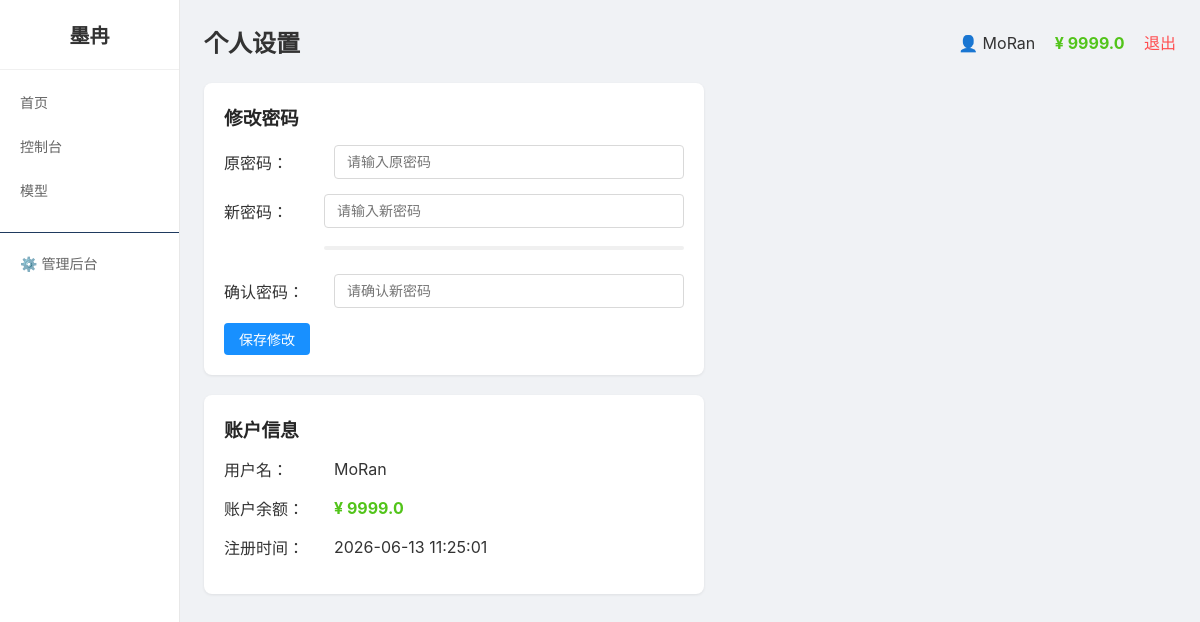
Screenshot of /profile (signed in) with the database file from the repository.
### tables this page shows
CREATE TABLE users
                 (id INTEGER PRIMARY KEY AUTOINCREMENT,
                  username TEXT UNIQUE NOT NULL,
                  password TEXT NOT NULL,
                  balance REAL DEFAULT 0,
                  is_admin INTEGER DEFAULT 0,
                  status INTEGER DEFAULT 1,
                  created_at TEXT);

### app.py (the view, shortened to what this page needs)
@app.route('/profile', methods=['GET','POST'])
@login_required
def profile_page():
    user = get_user()
    msg = ""
    msg_type = ""
    return render_template('profile.html',
                           page_title='个人设置',
                           user=user,
                           menu_items=MENU_ITEMS,
                           active_menu='profile',
                           msg=msg,
                           msg_type=msg_type)

### app.py (called while the page is built)
def get_db():
    if USE_POSTGRES:
        if not PSYCOPG2_AVAILABLE:
            raise RuntimeError("PostgreSQL 数据库需要 psycopg2 库，请安装: pip install psycopg2-binary")
        conn = psycopg2.connect(DATABASE_URL)
        conn.autocommit = False
        return conn
    else:
        import sqlite3
        db_path = os.environ.get('DATABASE_PATH', os.path.join(os.path.dirname(os.path.abspath(__file__)), 'platform.db'))
        conn = sqlite3.connect(db_path)
        conn.row_factory = sqlite3.Row
        return conn

def get_user():
    if 'user_id' not in session:
        return None
    conn = get_db()
    if USE_POSTGRES:
        cursor = conn.cursor(cursor_factory=RealDictCursor)
        cursor.execute("SELECT * FROM users WHERE id = %s", (session['user_id'],))
        user = cursor.fetchone()
        cursor.close()
    else:
        cursor = conn.cursor()
        cursor.execute("SELECT * FROM users WHERE id = ?", (session['user_id'],))
        row = cursor.fetchone()
        cursor.close()
        if row:
            columns = [desc[0] for desc in cursor.description]
            user = dict(zip(columns, row))
        else:
            user = None
    conn.close()
    return user

def login_required(f):
    @wraps(f)
    def decorated_function(*args, **kwargs):
        if 'user_id' not in session:
            return redirect('/login')
        return f(*args, **kwargs)
    return decorated_function

### templates/profile.html (shortened to what this page needs)
{% extends "base.html" %}
{% block content %}
<div class="card" style="max-width:500px">
    <h3>修改密码</h3>
    <form method="post" id="passwordForm">
        <div class="form-row">
            <label style="width:100px">原密码：</label>
            <input name="old_password" type="password" placeholder="请输入原密码" style="flex:1" required>
        </div>
        <div class="form-row" style="flex-direction:column;align-items:flex-start">
            <div style="display:flex;width:100%;align-items:center">
                <label style="width:100px">新密码：</label>
                <input id="new_password" name="new_password" type="password" placeholder="请输入新密码" style="flex:1" required oninput="checkPassword()">
            </div>
            <div style="margin-left:100px;width:calc(100% - 100px)">
                <div class="strength-bar"><div id="strengthBar"></div></div>
                <div style="display:flex;justify-content:space-between;margin-top:4px">
                </div>
            </div>
        </div>
        <div class="form-row">
            <label style="width:100px">确认密码：</label>
            <input id="confirm_password" name="confirm_password" type="password" placeholder="请确认新密码" style="flex:1" required oninput="checkMatch()">
        </div>
        <button class="btn btn-primary" type="submit" id="submitBtn">保存修改</button>
    </form>
</div>
<div class="card" style="max-width:500px;margin-top:20px">
    <h3>账户信息</h3>
    <div class="form-row">
        <label style="width:100px">用户名：</label>
        <span>{{ user.username if user else '' }}</span>
    </div>
    <div class="form-row">
        <label style="width:100px">账户余额：</label>
        <span style="color:#52c41a;font-weight:bold">¥ {{ (user.balance|round(2)) if user else 0 }}</span>
    </div>
    <div class="form-row">
        <label style="width:100px">注册时间：</label>
        <span>{{ user.created_at if user else '' }}</span>
    </div>
</div>
{% endblock %}

### templates/base.html (shortened to what this page needs)
<!DOCTYPE html>
<html>
<head>
</head>
<body>
    <div class="layout">
        <div class="sidebar">
            <h2>墨冉</h2>
            {% for key, name, url in menu_items %}
                <a href="{{ url }}" class="menu-item {{ 'active' if active_menu == key else '' }}">{{ name }}</a>
            {% endfor %}
            {% if user and user.is_admin %}
                <a href="/admin" class="menu-item" style="margin-top:20px;border-top:1px solid #1f3a5f;padding-top:20px">⚙️ 管理后台</a>
            {% endif %}
        </div>
        <div class="main">
            <div class="header">
                <h2>{{ page_title }}</h2>
                <div>
                    <span>👤 {{ user.username if user else '未登录' }}</span>
                <span style="margin-left:15px;color:#52c41a;font-weight:bold">¥ {{ (user.balance|round(2)) if user else 0 }}</span>
                    <a href="/logout" class="logout">退出</a>
                </div>
            </div>
            {% block content %}{% endblock %}
        </div>
    </div>
</body>
</html>

### templates/base.html (style rules this page uses)
* { margin:0;padding:0;box-sizing:border-box }
body { font-family:-apple-system,BlinkMacSystemFont,'Segoe UI',Roboto,sans-serif;background:#f0f2f5;min-height:100vh;color:#333 }
.layout { display:flex;min-height:100vh }
.sidebar { width:180px;background:#ffffff;border-right:1px solid #e8e8e8;padding:20px 0;flex-shrink:0 }
.sidebar h2 { text-align:center;padding:0 20px 20px;border-bottom:1px solid #f0f0f0;margin-bottom:10px;color:#333;font-size:20px }
.menu-item { display:block;padding:12px 20px;color:#666;text-decoration:none;transition:all 0.2s;font-size:14px }
.main { flex:1;padding:24px;overflow-y:auto }
.header { display:flex;justify-content:space-between;align-items:center;margin-bottom:24px }
.card { background:white;border-radius:8px;padding:20px;box-shadow:0 1px 3px rgba(0,0,0,0.08);margin-bottom:20px }
.card h3 { margin-bottom:15px;color:#262626 }
.btn { padding:6px 15px;border-radius:4px;border:none;cursor:pointer;font-size:14px;display:inline-block;text-decoration:none }
.btn-primary { background:#1890ff;color:white }
input,select { padding:8px 12px;border:1px solid #d9d9d9;border-radius:4px;font-size:14px;outline:none }
.form-row { display:flex;gap:10px;margin-bottom:15px;align-items:center }
.logout { color:#ff4d4f;text-decoration:none;margin-left:15px }
.strength-bar { height:4px;background:#f0f0f0;border-radius:2px;margin-top:8px;overflow:hidden }
.strength-bar div { height:100%;border-radius:2px;transition:width 0.3s,background 0.3s }

### rows the page displays
users: username "MoRan", balance "9999.0", created_at "2026-06-13 11:25:01"

### other values shown
{{ name }} "首页" "控制台" "模型"
{{ page_title }} "个人设置"
